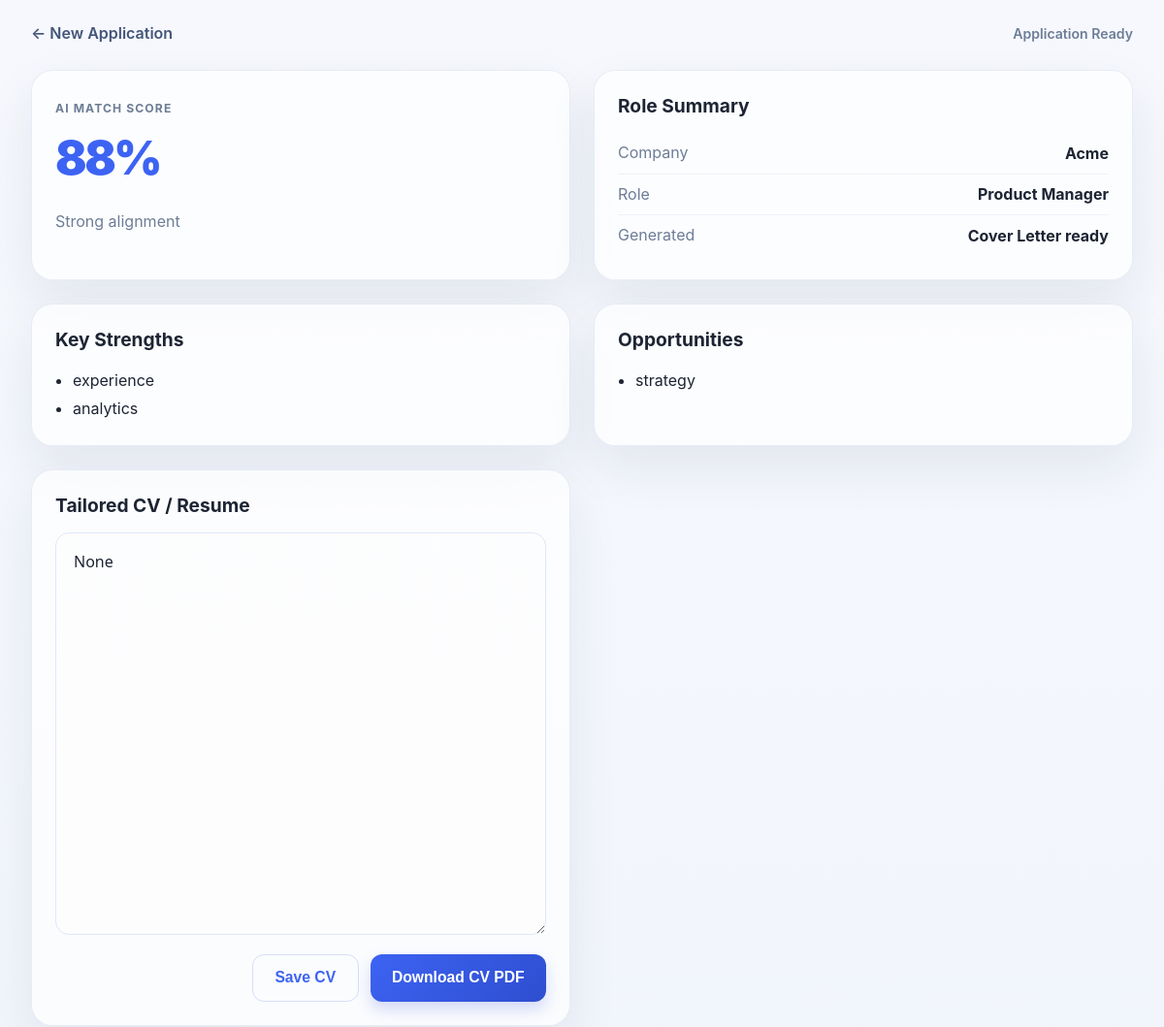
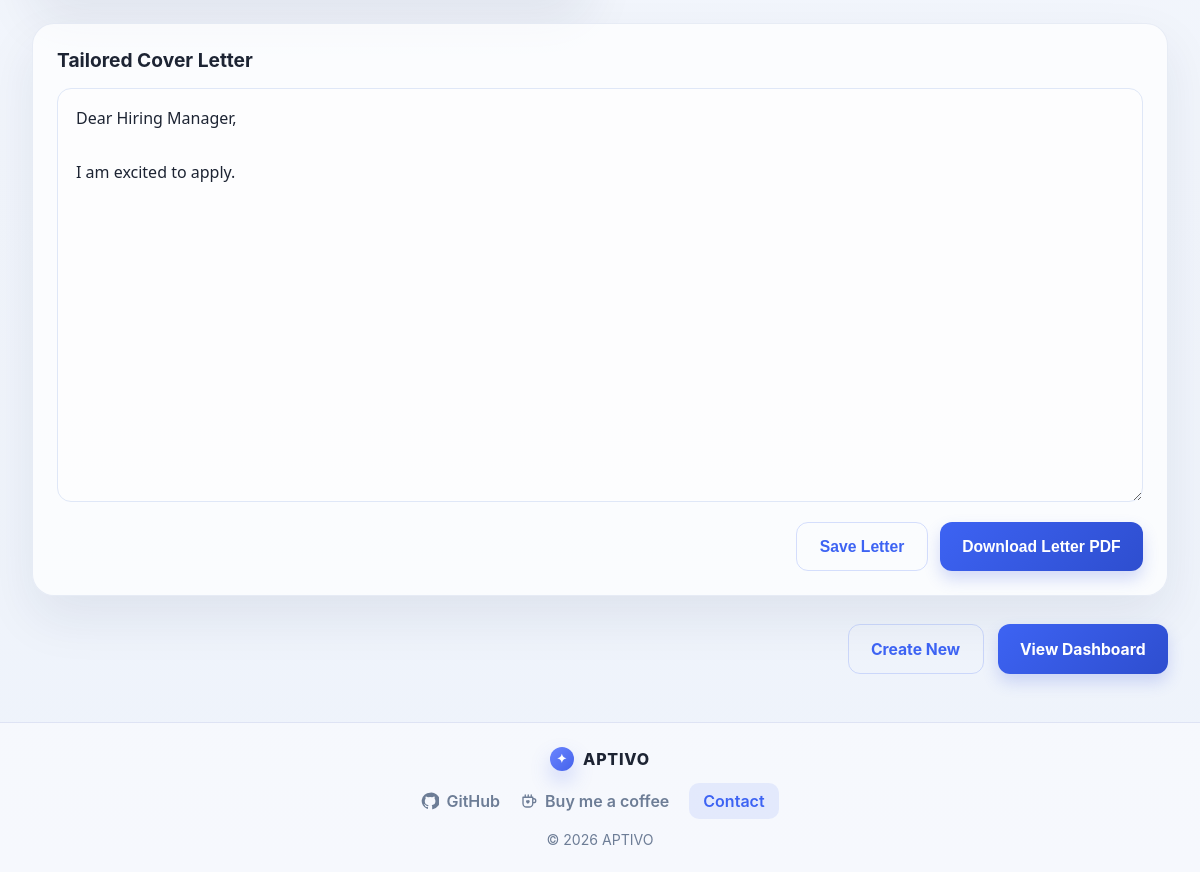
/result/16, run on the app's committed database (2 pictures, top to bottom).
### tables this page shows
CREATE TABLE applications (
                id INTEGER PRIMARY KEY AUTOINCREMENT,
                company TEXT,
                role TEXT,
                job_description TEXT,
                cv_text TEXT,
                cover_letter TEXT,
                match_score INTEGER,
                summary TEXT,
                strengths TEXT,
                gaps TEXT,
                created_at TIMESTAMP DEFAULT CURRENT_TIMESTAMP
            , tailored_cv TEXT);

### app.py (the view)
@app.route("/result/<int:application_id>")
def result(application_id):
    with get_db_connection() as conn:
        application = conn.execute(
            "SELECT * FROM applications WHERE id = ?",
            (application_id,),
        ).fetchone()
    if application is None:
        return redirect(url_for("index"))
    strengths = [item.strip() for item in application["strengths"].split("; ") if item.strip()]
    gaps = [item.strip() for item in application["gaps"].split("; ") if item.strip()]
    return render_template(
        "result.html",
        application=application,
        strengths=strengths,
        gaps=gaps,
    )

### app.py (called while the page is built)
def get_db_connection():
    conn = sqlite3.connect("applications.db")
    conn.row_factory = sqlite3.Row
    return conn

### templates/result.html (shortened to what this page needs)
<!DOCTYPE html>
<html lang="en">
  <head>
    <link rel="stylesheet" href="{{ url_for('static', filename='style.css') }}" />
  </head>
  <body class="result-page">
    <div class="result-shell">
      <header class="result-header">
        <a href="{{ url_for('application') }}" class="back-link">← New Application</a>
        <div class="wizard-counter">Application Ready</div>
      </header>
      <main class="result-grid">
        <section class="score-card panel">
          <div class="score-topline">AI Match Score</div>
          <div class="score-value">{{ application["match_score"] }}%</div>
          <p>{{ application["summary"] }}</p>
        </section>
        <section class="panel">
          <h3>Role Summary</h3>
          <div class="info-row"><span>Company</span><strong>{{ application["company"] }}</strong></div>
          <div class="info-row"><span>Role</span><strong>{{ application["role"] }}</strong></div>
          <div class="info-row"><span>Generated</span><strong>Cover Letter ready</strong></div>
        </section>
        <section class="panel highlight-panel">
          <h3>Key Strengths</h3>
          <ul>
            {% for point in strengths %}
            <li>{{ point }}</li>
            {% endfor %}
          </ul>
        </section>
        <section class="panel">
          <h3>Opportunities</h3>
          <ul>
            {% if gaps %}
              {% for point in gaps %}
              <li>{{ point }}</li>
              {% endfor %}
            {% else %}
              <li>No major gaps detected. Your profile already demonstrates strong alignment.</li>
            {% endif %}
          </ul>
        </section>
        <section class="panel">
          <h3>Tailored CV / Resume</h3>
          <form method="post" action="{{ url_for('download_cv', application_id=application['id']) }}">
            <textarea name="tailored_cv" rows="14">{{ application["tailored_cv"] }}</textarea>
            <div class="editor-actions">
              <button type="submit" formaction="{{ url_for('save_documents', application_id=application['id']) }}" class="secondary-button">Save CV</button>
              <button type="submit" class="primary-button">Download CV PDF</button>
            </div>
          </form>
        </section>
        <section class="panel cover-letter-panel">
          <h3>Tailored Cover Letter</h3>
          <form method="post" action="{{ url_for('download_cover_letter', application_id=application['id']) }}">
            <textarea name="cover_letter" rows="14">{{ application["cover_letter"] }}</textarea>
            <div class="editor-actions">
              <button type="submit" formaction="{{ url_for('save_documents', application_id=application['id']) }}" class="secondary-button">Save Letter</button>
              <button type="submit" class="primary-button">Download Letter PDF</button>
            </div>
          </form>
        </section>
      </main>
      <div class="result-actions">
        <a href="{{ url_for('application') }}" class="secondary-button">Create New</a>
        <a href="{{ url_for('dashboard') }}" class="primary-button">View Dashboard</a>
      </div>
    </div>
    {% include "_footer.html" %}
  </body>
</html>

### static/style.css (style rules this page uses)
:root { --bg-page: #f3f6fb; --bg-surface: #ffffff; --bg-soft: #edf3ff; --primary: #3d63f3; --primary-dark: #2e4ecf; --primary-soft: rgba(61, 99, 243, 0.12); --text: #1d2433; --muted: #6d7d96; --line: #dfe7f7; --success-bg: rgba(101, 193, 119, 0.08); --success-text: #1f8d53; --shadow: 0 22px 52px rgba(22, 34, 72, 0.08); }
* { box-sizing: border-box; }
html, body { margin: 0; min-height: 100%; font-family: Inter, "Segoe UI", sans-serif; background: linear-gradient(180deg, #f6f8fd 0%, #eef3fb 100%); color: var(--text); }
a { text-decoration: none; color: inherit; }
body { min-height: 100vh; }
.page-shell, .wizard-shell, .dashboard-shell, .result-shell { max-width: 1280px; margin: 0 auto; padding: 24px 32px 48px; }
.link-button, .primary-button, .secondary-button, .upload-button, .text-link { display: inline-flex; align-items: center; justify-content: center; border-radius: 12px; transition: all 0.2s ease; }
.primary-button, .secondary-button { cursor: pointer; border: none; font-weight: 700; font-size: 0.98rem; padding: 0.9rem 1.4rem; }
.primary-button { background: linear-gradient(135deg, var(--primary) 0%, var(--primary-dark) 100%); color: white; box-shadow: 0 8px 16px rgba(70, 95, 223, 0.22); }
.wizard-header, .result-header { display: flex; align-items: center; justify-content: space-between; gap: 16px; margin-bottom: 20px; }
.back-link { color: var(--text); font-weight: 600; }
.wizard-counter { color: var(--muted); font-size: 0.88rem; font-weight: 600; }
textarea, input[type="text"] { width: 100%; border: 1px solid var(--line); border-radius: 14px; background: rgba(255, 255, 255, 0.55); padding: 16px 18px; font: inherit; color: var(--text); transition: border-color 0.2s ease, box-shadow 0.2s ease; }
textarea { resize: vertical; min-height: 180px; }
.secondary-button { background: transparent; color: var(--primary); border: 1px solid rgba(61, 99, 243, 0.2); }
.result-grid { display: grid; grid-template-columns: repeat(2, minmax(0, 1fr)); gap: 24px; margin-top: 28px; }
.editor-actions { display: flex; justify-content: flex-end; gap: 12px; margin-top: 16px; }
.panel form { margin: 0; }
textarea[name="tailored_cv"], textarea[name="cover_letter"] { min-height: 230px; font-family: "Segoe UI", sans-serif; line-height: 1.7; }
.panel { background: rgba(255, 255, 255, 0.7); border: 1px solid rgba(117, 140, 196, 0.15); box-shadow: var(--shadow); border-radius: 22px; padding: 24px; }
.score-card { display: flex; flex-direction: column; justify-content: center; }
.score-topline { color: var(--muted); text-transform: uppercase; letter-spacing: 0.09em; font-size: 0.76rem; font-weight: 700; }
.score-value { font-size: clamp(2.5rem, 4vw, 4rem); font-weight: 900; letter-spacing: -0.05em; color: var(--primary); margin: 14px 0 8px; }
.score-card p, .info-row span, .app-summary, .empty-state p, .app-card p { color: var(--muted); line-height: 1.6; }
.panel h3 { margin-top: 0; margin-bottom: 16px; font-size: 1.2rem; }
.info-row { display: flex; align-items: center; justify-content: space-between; gap: 12px; padding: 8px 0; border-bottom: 1px solid rgba(117, 140, 196, 0.1); }
.info-row:last-child { border-bottom: none; }
ul { margin: 0; padding-left: 18px; color: var(--text); line-height: 1.8; }
.cover-letter-panel { grid-column: 1 / -1; }
.result-actions { display: flex; justify-content: flex-end; gap: 14px; margin-top: 28px; }
.back-link { color: #455579; font-weight: 600; }

### data on the page
applications: match_score "88", summary "Strong alignment", company "Acme", role "Product Manager", gaps "strategy", cover_letter "Dear Hiring Manager, I am excited to apply."

### other printed values
{{ point }} "experience" "analytics"
